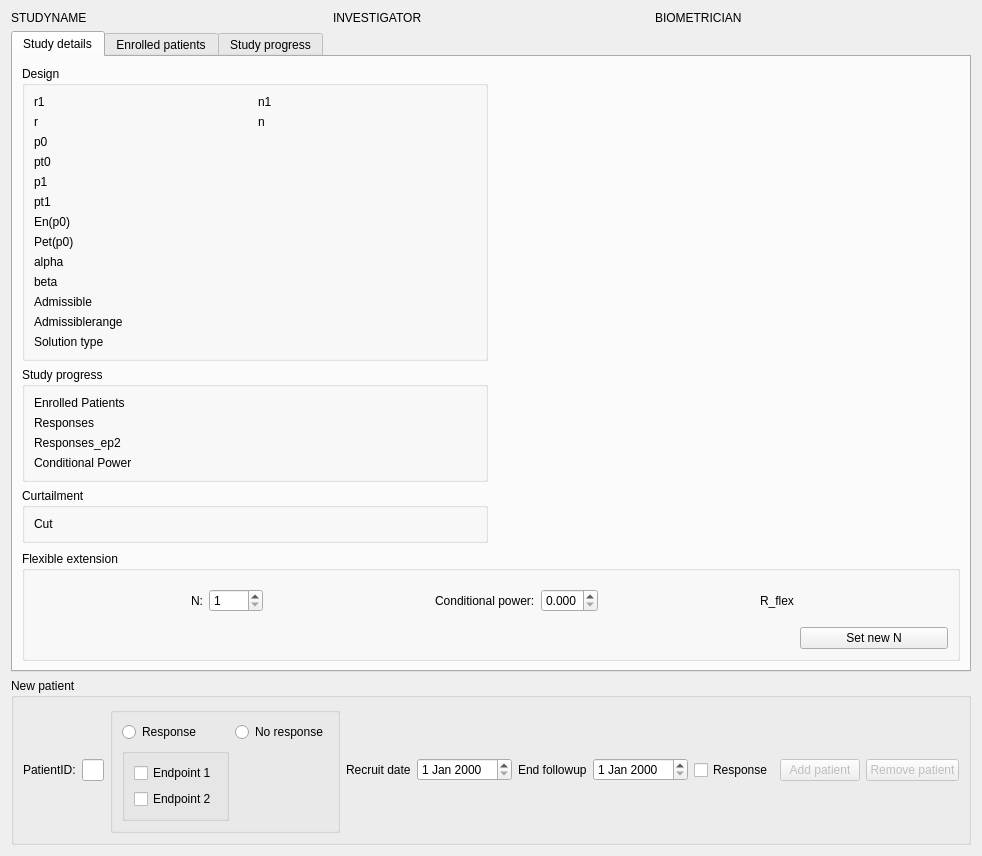
<?xml version="1.0" encoding="UTF-8"?>
<ui version="4.0">
 <class>StudyProgressPage</class>
 <widget class="QWidget" name="StudyProgressPage">
  <property name="geometry">
   <rect>
    <x>0</x>
    <y>0</y>
    <width>962</width>
    <height>771</height>
   </rect>
  </property>
  <property name="windowTitle">
   <string>Form</string>
  </property>
  <layout class="QGridLayout" name="gridLayout">
   <item row="2" column="0" colspan="3">
    <widget class="QGroupBox" name="groupBox">
     <property name="title">
      <string>New patient</string>
     </property>
     <layout class="QGridLayout" name="gridLayout_2">
      <item row="1" column="2">
       <widget class="QGroupBox" name="gB_response">
        <property name="title">
         <string/>
        </property>
        <layout class="QGridLayout" name="gridLayout_10">
         <item row="1" column="0">
          <widget class="QGroupBox" name="gB_response_detail">
           <property name="title">
            <string/>
           </property>
           <layout class="QGridLayout" name="gridLayout_11">
            <item row="1" column="0">
             <widget class="QCheckBox" name="cB_ep1">
              <property name="text">
               <string>Endpoint 1</string>
              </property>
             </widget>
            </item>
            <item row="2" column="0">
             <widget class="QCheckBox" name="cB_ep2">
              <property name="text">
               <string>Endpoint 2</string>
              </property>
             </widget>
            </item>
           </layout>
          </widget>
         </item>
         <item row="0" column="0">
          <widget class="QRadioButton" name="rb_response">
           <property name="text">
            <string>Response</string>
           </property>
          </widget>
         </item>
         <item row="0" column="1">
          <widget class="QRadioButton" name="rb_noResponse">
           <property name="text">
            <string>No response</string>
           </property>
          </widget>
         </item>
        </layout>
       </widget>
      </item>
      <item row="1" column="0">
       <widget class="QLabel" name="label_4">
        <property name="text">
         <string>PatientID:</string>
        </property>
       </widget>
      </item>
      <item row="1" column="1">
       <widget class="QLineEdit" name="lE_patID">
        <property name="maximumSize">
         <size>
          <width>16777215</width>
          <height>16777215</height>
         </size>
        </property>
       </widget>
      </item>
      <item row="1" column="3">
       <widget class="QLabel" name="label_5">
        <property name="text">
         <string>Recruit date</string>
        </property>
       </widget>
      </item>
      <item row="1" column="4">
       <widget class="QDateEdit" name="dE_Recroutdate"/>
      </item>
      <item row="1" column="5">
       <widget class="QLabel" name="label_6">
        <property name="text">
         <string>End followup</string>
        </property>
       </widget>
      </item>
      <item row="1" column="6">
       <widget class="QDateEdit" name="dE_Eventdate"/>
      </item>
      <item row="1" column="7">
       <widget class="QCheckBox" name="cB_Response">
        <property name="text">
         <string>Response</string>
        </property>
       </widget>
      </item>
      <item row="1" column="8">
       <spacer name="horizontalSpacer_4">
        <property name="orientation">
         <enum>Qt::Horizontal</enum>
        </property>
        <property name="sizeHint" stdset="0">
         <size>
          <width>40</width>
          <height>20</height>
         </size>
        </property>
       </spacer>
      </item>
      <item row="1" column="11">
       <widget class="QPushButton" name="pB_removePat">
        <property name="enabled">
         <bool>false</bool>
        </property>
        <property name="text">
         <string>Remove patient</string>
        </property>
       </widget>
      </item>
      <item row="1" column="10">
       <widget class="QPushButton" name="pB_AddPatient">
        <property name="enabled">
         <bool>false</bool>
        </property>
        <property name="text">
         <string>Add patient</string>
        </property>
       </widget>
      </item>
     </layout>
    </widget>
   </item>
   <item row="0" column="2">
    <widget class="QLabel" name="l_Biometrician">
     <property name="text">
      <string>BIOMETRICIAN</string>
     </property>
    </widget>
   </item>
   <item row="0" column="0">
    <widget class="QLabel" name="l_Studyname">
     <property name="text">
      <string>STUDYNAME</string>
     </property>
    </widget>
   </item>
   <item row="0" column="1">
    <widget class="QLabel" name="l_Investigator">
     <property name="text">
      <string>INVESTIGATOR</string>
     </property>
    </widget>
   </item>
   <item row="1" column="0" colspan="3">
    <widget class="QTabWidget" name="tabWidget">
     <property name="currentIndex">
      <number>0</number>
     </property>
     <widget class="QWidget" name="tab_2">
      <attribute name="title">
       <string>Study details</string>
      </attribute>
      <layout class="QGridLayout" name="gridLayout_4">
       <item row="15" column="0">
        <spacer name="verticalSpacer">
         <property name="orientation">
          <enum>Qt::Vertical</enum>
         </property>
         <property name="sizeHint" stdset="0">
          <size>
           <width>20</width>
           <height>40</height>
          </size>
         </property>
        </spacer>
       </item>
       <item row="11" column="0">
        <widget class="QGroupBox" name="gb_StudyProgress">
         <property name="title">
          <string>Study progress</string>
         </property>
         <layout class="QGridLayout" name="gridLayout_8">
          <item row="1" column="0">
           <widget class="QLabel" name="l_responses">
            <property name="text">
             <string>Responses</string>
            </property>
           </widget>
          </item>
          <item row="0" column="0">
           <widget class="QLabel" name="l_enrolledPats">
            <property name="text">
             <string>Enrolled Patients</string>
            </property>
           </widget>
          </item>
          <item row="3" column="0">
           <widget class="QLabel" name="l_cp">
            <property name="text">
             <string>Conditional Power</string>
            </property>
           </widget>
          </item>
          <item row="2" column="0">
           <widget class="QLabel" name="l_responses_ep2">
            <property name="text">
             <string>Responses_ep2</string>
            </property>
           </widget>
          </item>
         </layout>
        </widget>
       </item>
       <item row="0" column="0">
        <widget class="QGroupBox" name="gb_design">
         <property name="title">
          <string>Design</string>
         </property>
         <layout class="QGridLayout" name="gridLayout_9">
          <item row="12" column="0">
           <widget class="QLabel" name="l_solname">
            <property name="text">
             <string>Solution type</string>
            </property>
           </widget>
          </item>
          <item row="8" column="0">
           <widget class="QLabel" name="l_alpha">
            <property name="text">
             <string>alpha</string>
            </property>
           </widget>
          </item>
          <item row="6" column="0">
           <widget class="QLabel" name="l_enp0">
            <property name="text">
             <string>En(p0)</string>
            </property>
           </widget>
          </item>
          <item row="10" column="0">
           <widget class="QLabel" name="l_admiss">
            <property name="text">
             <string>Admissible</string>
            </property>
           </widget>
          </item>
          <item row="1" column="0">
           <widget class="QLabel" name="l_r">
            <property name="text">
             <string>r</string>
            </property>
           </widget>
          </item>
          <item row="0" column="0">
           <widget class="QLabel" name="l_r1">
            <property name="text">
             <string>r1</string>
            </property>
           </widget>
          </item>
          <item row="0" column="1">
           <widget class="QLabel" name="l_n1">
            <property name="text">
             <string>n1</string>
            </property>
           </widget>
          </item>
          <item row="1" column="1">
           <widget class="QLabel" name="l_n">
            <property name="text">
             <string>n</string>
            </property>
           </widget>
          </item>
          <item row="7" column="0">
           <widget class="QLabel" name="l_petp0">
            <property name="text">
             <string>Pet(p0)</string>
            </property>
           </widget>
          </item>
          <item row="11" column="0">
           <widget class="QLabel" name="l_admissrange">
            <property name="text">
             <string>Admissiblerange</string>
            </property>
           </widget>
          </item>
          <item row="9" column="0">
           <widget class="QLabel" name="l_beta">
            <property name="text">
             <string>beta</string>
            </property>
           </widget>
          </item>
          <item row="2" column="0">
           <widget class="QLabel" name="l_p0">
            <property name="text">
             <string>p0</string>
            </property>
           </widget>
          </item>
          <item row="4" column="0">
           <widget class="QLabel" name="l_p1">
            <property name="text">
             <string>p1</string>
            </property>
           </widget>
          </item>
          <item row="3" column="0">
           <widget class="QLabel" name="l_pt0">
            <property name="text">
             <string>pt0</string>
            </property>
           </widget>
          </item>
          <item row="5" column="0">
           <widget class="QLabel" name="l_pt1">
            <property name="text">
             <string>pt1</string>
            </property>
           </widget>
          </item>
         </layout>
        </widget>
       </item>
       <item row="13" column="0">
        <widget class="QGroupBox" name="gB_Curtailment">
         <property name="title">
          <string>Curtailment</string>
         </property>
         <layout class="QGridLayout" name="gridLayout_3">
          <item row="0" column="0">
           <widget class="QLabel" name="l_cut">
            <property name="text">
             <string>Cut</string>
            </property>
           </widget>
          </item>
         </layout>
        </widget>
       </item>
       <item row="16" column="0" colspan="2">
        <widget class="QGroupBox" name="gB_flex">
         <property name="title">
          <string>Flexible extension</string>
         </property>
         <layout class="QGridLayout" name="gridLayout_7">
          <item row="0" column="1">
           <widget class="QWidget" name="w_flex_n" native="true">
            <layout class="QHBoxLayout" name="horizontalLayout">
             <item>
              <widget class="QLabel" name="l_flex_n">
               <property name="text">
                <string>N:</string>
               </property>
              </widget>
             </item>
             <item>
              <widget class="QSpinBox" name="sB_flex_n">
               <property name="readOnly">
                <bool>false</bool>
               </property>
               <property name="minimum">
                <number>1</number>
               </property>
               <property name="maximum">
                <number>9999</number>
               </property>
              </widget>
             </item>
            </layout>
           </widget>
          </item>
          <item row="0" column="3">
           <widget class="QWidget" name="w_flex_cp" native="true">
            <layout class="QHBoxLayout" name="horizontalLayout_2">
             <item>
              <widget class="QLabel" name="l_flex_cp">
               <property name="text">
                <string>Conditional power:</string>
               </property>
              </widget>
             </item>
             <item>
              <widget class="QDoubleSpinBox" name="dsb_flex_cp">
               <property name="decimals">
                <number>3</number>
               </property>
               <property name="maximum">
                <double>0.990000000000000</double>
               </property>
               <property name="singleStep">
                <double>0.010000000000000</double>
               </property>
              </widget>
             </item>
            </layout>
           </widget>
          </item>
          <item row="1" column="6">
           <widget class="QPushButton" name="pB_set_Flex_values">
            <property name="text">
             <string>Set new N</string>
            </property>
           </widget>
          </item>
          <item row="0" column="0">
           <spacer name="horizontalSpacer_5">
            <property name="orientation">
             <enum>Qt::Horizontal</enum>
            </property>
            <property name="sizeHint" stdset="0">
             <size>
              <width>40</width>
              <height>20</height>
             </size>
            </property>
           </spacer>
          </item>
          <item row="0" column="2">
           <spacer name="horizontalSpacer_6">
            <property name="orientation">
             <enum>Qt::Horizontal</enum>
            </property>
            <property name="sizeHint" stdset="0">
             <size>
              <width>40</width>
              <height>20</height>
             </size>
            </property>
           </spacer>
          </item>
          <item row="0" column="4">
           <spacer name="horizontalSpacer_8">
            <property name="orientation">
             <enum>Qt::Horizontal</enum>
            </property>
            <property name="sizeHint" stdset="0">
             <size>
              <width>40</width>
              <height>20</height>
             </size>
            </property>
           </spacer>
          </item>
          <item row="0" column="6">
           <spacer name="horizontalSpacer_7">
            <property name="orientation">
             <enum>Qt::Horizontal</enum>
            </property>
            <property name="sizeHint" stdset="0">
             <size>
              <width>40</width>
              <height>20</height>
             </size>
            </property>
           </spacer>
          </item>
          <item row="0" column="5">
           <widget class="QLabel" name="l_r_flex">
            <property name="text">
             <string>R_flex</string>
            </property>
           </widget>
          </item>
         </layout>
        </widget>
       </item>
      </layout>
     </widget>
     <widget class="QWidget" name="tab_3">
      <attribute name="title">
       <string>Enrolled patients</string>
      </attribute>
      <layout class="QGridLayout" name="gridLayout_5">
       <item row="0" column="0">
        <widget class="QTableWidget" name="t_EnrolledPatients">
         <column>
          <property name="text">
           <string>PatientID</string>
          </property>
         </column>
         <column>
          <property name="text">
           <string>Response</string>
          </property>
         </column>
        </widget>
       </item>
      </layout>
     </widget>
     <widget class="QWidget" name="tab_4">
      <attribute name="title">
       <string>Study progress</string>
      </attribute>
      <layout class="QGridLayout" name="gridLayout_6">
       <item row="0" column="0">
        <widget class="Rwidget" name="w_Rplot" native="true"/>
       </item>
      </layout>
     </widget>
    </widget>
   </item>
  </layout>
 </widget>
 <customwidgets>
  <customwidget>
   <class>Rwidget</class>
   <extends>QWidget</extends>
   <header location="global">rwidget.h</header>
   <container>1</container>
  </customwidget>
 </customwidgets>
 <resources/>
 <connections/>
</ui>
